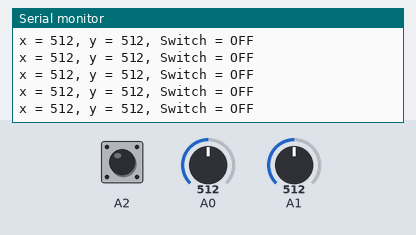
Bench run of a sketch on a simulated Arduino Uno, built with avr-gcc and run on an emulated ATmega328P. Parts: the last lines printed to the serial monitor. The inputs (shaded band) are chosen by the test bench; at power-on: A0 = 512, A1 = 512, A2 HIGH.

Above: at 1.2 s.
1.3 s: A0 set to 105
At 1.9 s:
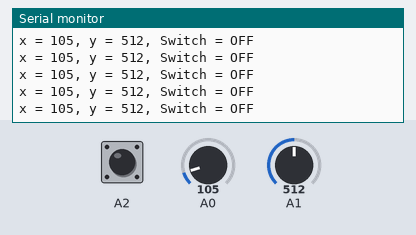
4.3 s: A0 set to 89
At 4.9 s:
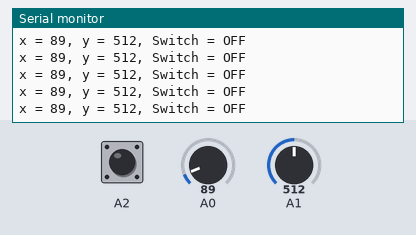
5.8 s: A1 set to 111
At 6.8 s:
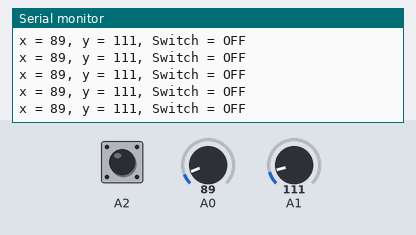
8.8 s: A1 set to 91
At 9.3 s:
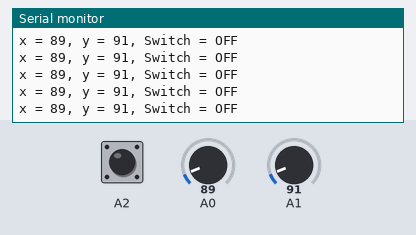
Timing chart, 0 to 11.8 s (numbered marks = the images above; inputs shaded):
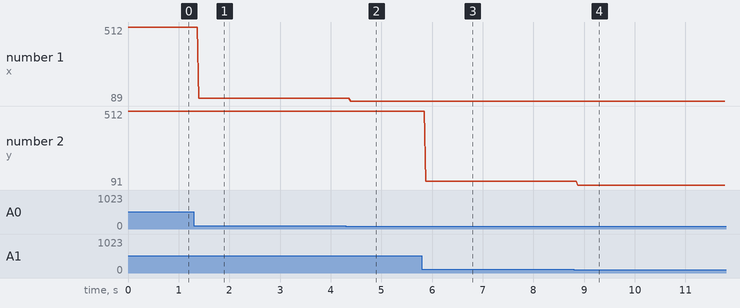

Measured:
- after the input at 1.3 s, the serial monitor: prints a new line after 0.10 s (image 1)
- after the input at 4.3 s, the serial monitor: prints a new line after 0.09 s (image 2)
- after the input at 5.8 s, the serial monitor: prints a new line after 0.08 s (image 3)
- after the input at 8.8 s, the serial monitor: prints a new line after 0.07 s (image 4)
- plotted number 1: 512 → 105 after the input at 1.3 s, 105 → 89 after the input at 4.3 s
- plotted number 2: 512 → 111 after the input at 5.8 s, 111 → 91 after the input at 8.8 s

The sketch:

joystick.ino
```cpp
void setup() {
  Serial.begin(9600);
  pinMode(A0, INPUT);
  pinMode(A1, INPUT);
  pinMode(A2, INPUT);
  digitalWrite(A2, HIGH);
}

void loop() {
  int x = analogRead(A0);
  int y = analogRead(A1);
  int s = digitalRead(A2);
  Serial.print("x = ");
  Serial.print(x);
  Serial.print(", y = ");
  Serial.print(y);
  Serial.print(", Switch = ");
  if(s==1){
    Serial.println("OFF");
  }
  else{
    Serial.println("ON");
  }
}
```
